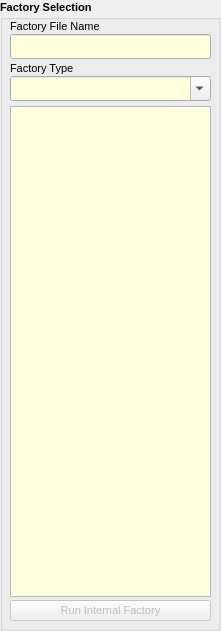
     <widget class="QGroupBox" name="FactorySelection">
      <property name="geometry">
       <rect>
        <x>10</x>
        <y>50</y>
        <width>221</width>
        <height>631</height>
       </rect>
      </property>
      <property name="font">
       <font>
        <pointsize>8</pointsize>
        <italic>false</italic>
        <bold>true</bold>
       </font>
      </property>
      <property name="title">
       <string>Factory Selection</string>
      </property>
      <widget class="QLabel" name="l_FactoryFilename">
       <property name="geometry">
        <rect>
         <x>10</x>
         <y>18</y>
         <width>131</width>
         <height>17</height>
        </rect>
       </property>
       <property name="font">
        <font>
         <pointsize>8</pointsize>
         <italic>false</italic>
         <bold>false</bold>
        </font>
       </property>
       <property name="text">
        <string>Factory File Name</string>
       </property>
      </widget>
      <widget class="QLineEdit" name="FactoryFilename">
       <property name="geometry">
        <rect>
         <x>10</x>
         <y>34</y>
         <width>201</width>
         <height>25</height>
        </rect>
       </property>
       <property name="palette">
        <palette>
         <active>
          <colorrole role="Base">
           <brush brushstyle="SolidPattern">
            <color alpha="255">
             <red>255</red>
             <green>255</green>
             <blue>221</blue>
            </color>
           </brush>
          </colorrole>
         </active>
         <inactive>
          <colorrole role="Base">
           <brush brushstyle="SolidPattern">
            <color alpha="255">
             <red>255</red>
             <green>255</green>
             <blue>221</blue>
            </color>
           </brush>
          </colorrole>
         </inactive>
         <disabled>
          <colorrole role="Base">
           <brush brushstyle="SolidPattern">
            <color alpha="255">
             <red>237</red>
             <green>236</green>
             <blue>235</blue>
            </color>
           </brush>
          </colorrole>
         </disabled>
        </palette>
       </property>
       <property name="font">
        <font>
         <pointsize>8</pointsize>
         <italic>false</italic>
         <bold>false</bold>
        </font>
       </property>
      </widget>
      <widget class="QListWidget" name="listFactoryFiles">
       <property name="geometry">
        <rect>
         <x>10</x>
         <y>106</y>
         <width>201</width>
         <height>491</height>
        </rect>
       </property>
       <property name="palette">
        <palette>
         <active>
          <colorrole role="Base">
           <brush brushstyle="SolidPattern">
            <color alpha="255">
             <red>255</red>
             <green>255</green>
             <blue>221</blue>
            </color>
           </brush>
          </colorrole>
         </active>
         <inactive>
          <colorrole role="Base">
           <brush brushstyle="SolidPattern">
            <color alpha="255">
             <red>255</red>
             <green>255</green>
             <blue>221</blue>
            </color>
           </brush>
          </colorrole>
         </inactive>
         <disabled>
          <colorrole role="Base">
           <brush brushstyle="SolidPattern">
            <color alpha="255">
             <red>237</red>
             <green>236</green>
             <blue>235</blue>
            </color>
           </brush>
          </colorrole>
         </disabled>
        </palette>
       </property>
       <property name="font">
        <font>
         <pointsize>8</pointsize>
         <italic>false</italic>
         <bold>false</bold>
        </font>
       </property>
       <property name="editTriggers">
        <set>QAbstractItemView::EditTrigger::NoEditTriggers</set>
       </property>
      </widget>
      <widget class="QComboBox" name="FactoryType">
       <property name="enabled">
        <bool>true</bool>
       </property>
       <property name="geometry">
        <rect>
         <x>10</x>
         <y>76</y>
         <width>201</width>
         <height>25</height>
        </rect>
       </property>
       <property name="palette">
        <palette>
         <active>
          <colorrole role="Base">
           <brush brushstyle="SolidPattern">
            <color alpha="255">
             <red>255</red>
             <green>255</green>
             <blue>221</blue>
            </color>
           </brush>
          </colorrole>
         </active>
         <inactive>
          <colorrole role="Base">
           <brush brushstyle="SolidPattern">
            <color alpha="255">
             <red>255</red>
             <green>255</green>
             <blue>221</blue>
            </color>
           </brush>
          </colorrole>
         </inactive>
         <disabled>
          <colorrole role="Base">
           <brush brushstyle="SolidPattern">
            <color alpha="255">
             <red>237</red>
             <green>236</green>
             <blue>235</blue>
            </color>
           </brush>
          </colorrole>
         </disabled>
        </palette>
       </property>
       <property name="font">
        <font>
         <pointsize>8</pointsize>
         <italic>false</italic>
         <bold>false</bold>
        </font>
       </property>
       <property name="toolTip">
        <string>Selects the Factory Type</string>
       </property>
       <property name="editable">
        <bool>true</bool>
       </property>
       <property name="currentIndex">
        <number>0</number>
       </property>
       <property name="placeholderText">
        <string/>
       </property>
       <item>
        <property name="text">
         <string/>
        </property>
       </item>
       <item>
        <property name="text">
         <string>default</string>
        </property>
       </item>
       <item>
        <property name="text">
         <string>internal</string>
        </property>
       </item>
       <item>
        <property name="text">
         <string>audio_only</string>
        </property>
       </item>
       <item>
        <property name="text">
         <string>audio+video</string>
        </property>
       </item>
       <item>
        <property name="text">
         <string>video_only</string>
        </property>
       </item>
       <item>
        <property name="text">
         <string>streaming</string>
        </property>
       </item>
       <item>
        <property name="text">
         <string>record</string>
        </property>
       </item>
       <item>
        <property name="text">
         <string>streaming+record</string>
        </property>
       </item>
       <item>
        <property name="text">
         <string>multi-output</string>
        </property>
       </item>
       <item>
        <property name="text">
         <string>piper</string>
        </property>
       </item>
      </widget>
      <widget class="QLabel" name="l_FactoryType">
       <property name="geometry">
        <rect>
         <x>10</x>
         <y>60</y>
         <width>81</width>
         <height>17</height>
        </rect>
       </property>
       <property name="font">
        <font>
         <pointsize>8</pointsize>
         <italic>false</italic>
         <bold>false</bold>
        </font>
       </property>
       <property name="text">
        <string>Factory Type</string>
       </property>
      </widget>
      <widget class="QPushButton" name="RunInternalFactory">
       <property name="enabled">
        <bool>false</bool>
       </property>
       <property name="geometry">
        <rect>
         <x>10</x>
         <y>600</y>
         <width>201</width>
         <height>21</height>
        </rect>
       </property>
       <property name="font">
        <font>
         <pointsize>8</pointsize>
         <italic>false</italic>
         <bold>false</bold>
        </font>
       </property>
       <property name="toolTip">
        <string>This button will execute an Internal Factory.

Internal Factories are used to create countdowns, colorbars,
etc. 

An Internal Factory MUST first be selected or this will do 
absolutely nothing. The Factory must also be of Factory Type:
Internal.</string>
       </property>
       <property name="text">
        <string>Run Internal Factory</string>
       </property>
      </widget>
     </widget>
